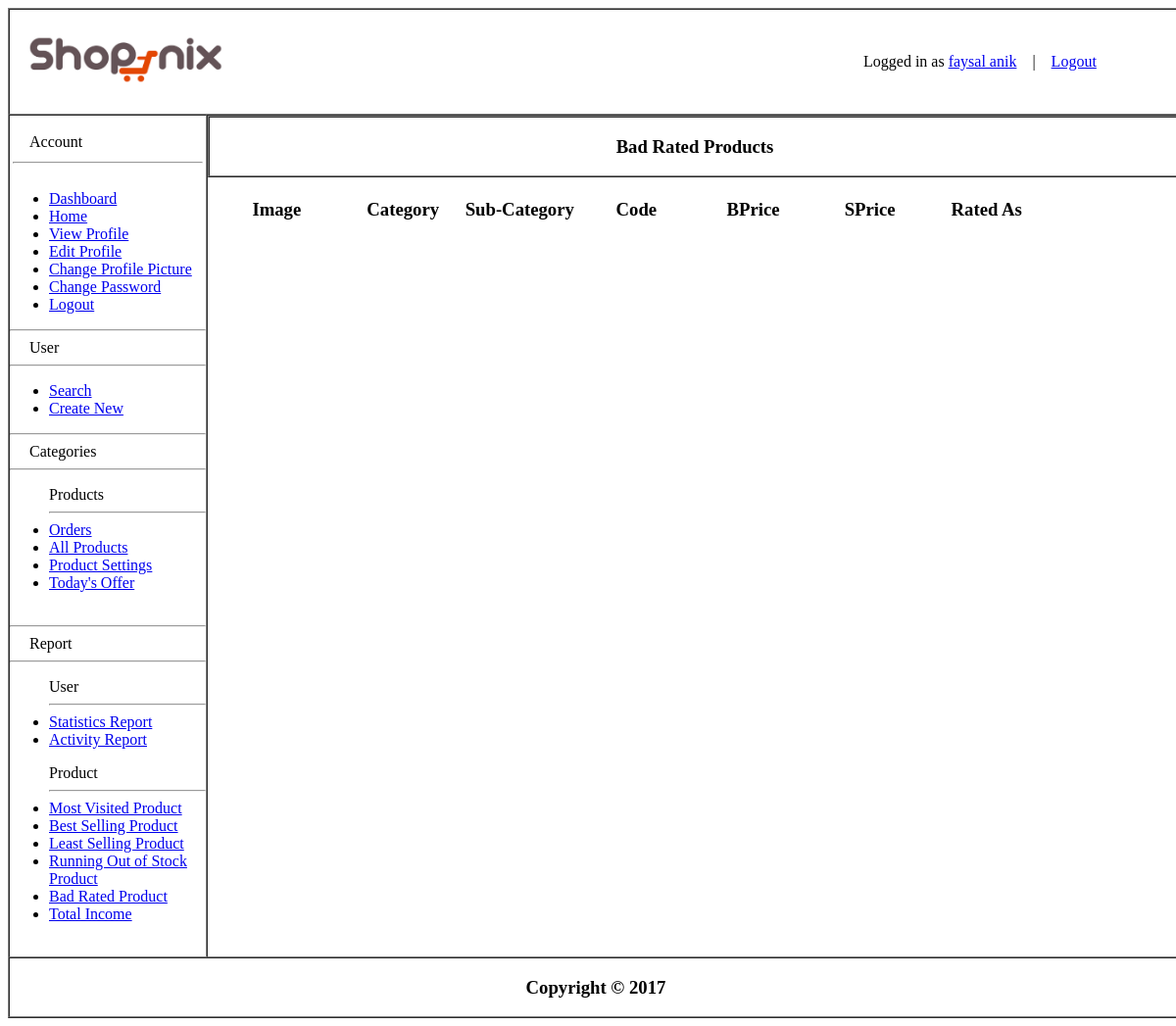
Before: /app/admin/badproducts.php (signed in) with the older database file.
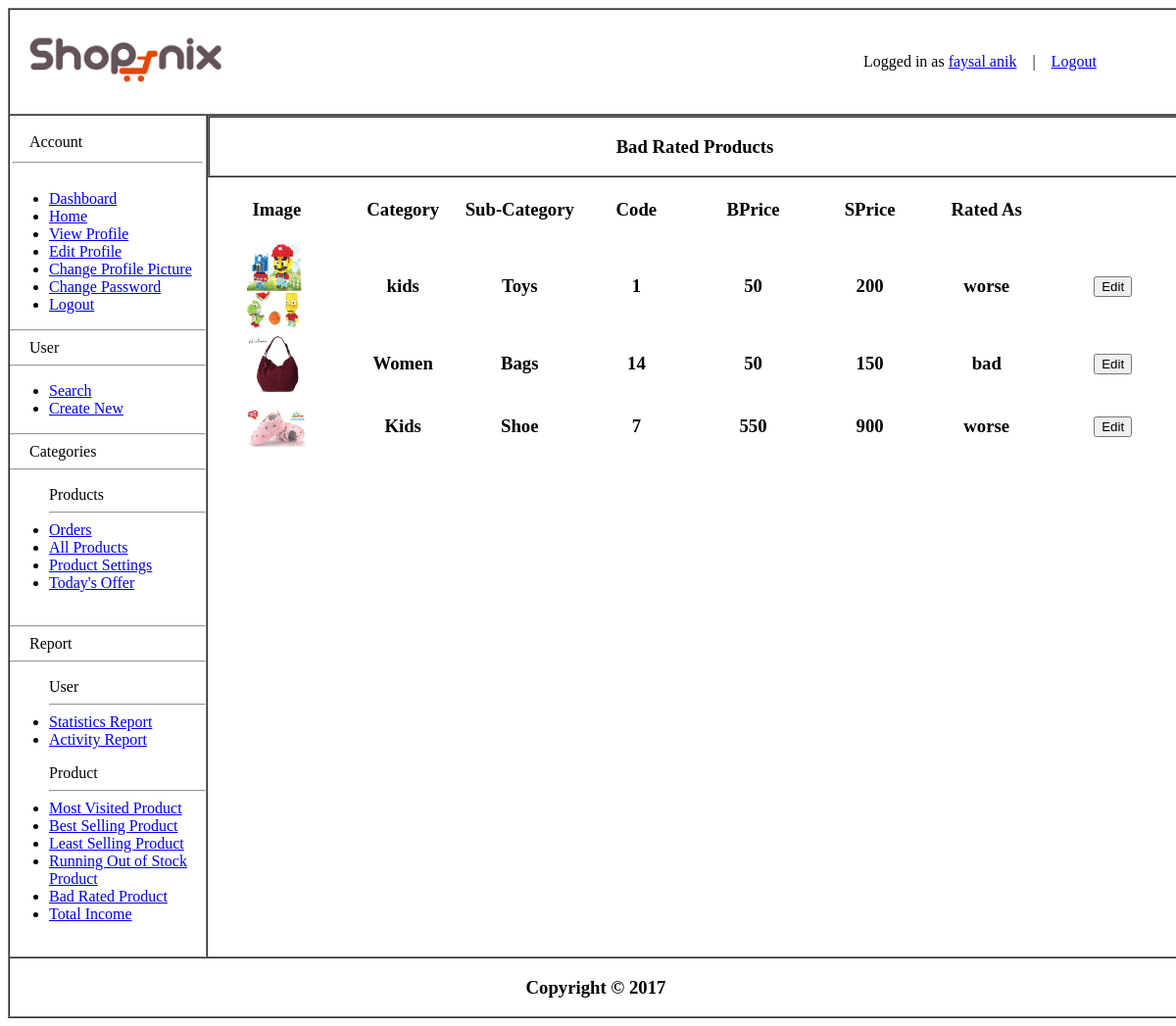
After: the same page with the newer database file.
### tables this page shows
CREATE TABLE `badproducts` (
  `name` varchar(255) NOT NULL,
  `email` varchar(255) NOT NULL,
  `comment` varchar(500) NOT NULL,
  `prate` varchar(20) NOT NULL,
  `pdname` varchar(50) NOT NULL,
  `catagory` varchar(30) NOT NULL,
  `subcatagory` varchar(50) NOT NULL,
  `pdpic` varchar(50) NOT NULL,
  `code` int(50) NOT NULL,
  `bprice` double NOT NULL,
  `sprice` double NOT NULL
);

### data/db.php (called while the page is built, shortened)
<?php
    $host="127.0.0.1";
    $user="root";
    $pass="";
    $dbname="ecommerce";
    $port=3306;
    function executeSQL($sql){
        global $host, $user, $pass, $dbname, $port;
        $link=mysqli_connect($host, $user, $pass, $dbname, $port);
        $result = mysqli_query($link, $sql);
        return $result;
    }
?>

### data/product_access_admin.php (called while the page is built, shortened)
<?php
	if(require_once("db.php"))
    {
         function getAllProductByRate($rate1,$rate2){
            $sql = "SELECT * FROM badproducts  WHERE  prate LIKE '%$rate1%' OR prate LIKE '%$rate2%' ";
            $result = executeSQL($sql);
		    $getAllProductByRate = array();
			for($i=0; $row=mysqli_fetch_assoc($result); ++$i)
			{
            $getAllProductByRate[$i] = $row;
			}
            return $getAllProductByRate;
            }
	}
	else
    {
		echo "Database not found";
	}
?>

### app/admin/badproducts.php (the view, shortened to what the changed rows need)
<?php include "../../data/product_access_admin.php"; ?>
<?php
 $rate1="bad";
 $rate2="worse";
$allproduct = getAllProductByRate($rate1,$rate2);
?>
<!DOCTYPE html>
<html lang="en">
<head>
</head>
<body width="1200">
	<table width="1200" border="1" align="center" cellpadding="0" cellspacing="0">
		<tr>
			<td valign="top" height="400" align="center">
				 <table border="1" align="center" width="100%" cellpadding="0" cellspacing="0">
            <tr>
                <th align="center"><label><h3>Bad Rated Products</h3></label></th>
            </tr>
        </table>
        <table align="left" width="100%">
             <?php foreach ($allproduct as $product) { ?>
            <tr>
                <td align="center">
                    <img src="../res/products/<?=$product['pdpic'];?>" align="center" width="45%" height="25%">
                </td>
                <td align="center">
                    <h3><?=$product['catagory'];?></h3>
                </td>
                <td align="center">
                    <h3><?=$product['subcatagory'];?></h3>
                </td>
                <td align="center">
                    <h3><?=$product['code'];?></h3>
                </td>
                <td align="center">
                    <h3><?=$product['bprice'];?></h3>
                </td>
                <td align="center">
                    <h3><?=$product['sprice'];?></h3>
                </td>
                 <td align="center">
                    <h3><?=$product['prate'];?></h3>
                </td>
                <td align="center">
                    <a href="productEdit.php?cd=<?=$product['code']?>"><input type="button" value="Edit"/></a>
                </td>
            </tr>
             <?php } ?>
        </table>
			</td>
		</tr>
	</table>
</body>
</html>

Changed rows visible on the page:
added badproducts: pdpic (picture), catagory "kids", subcatagory "Toys", code "1", bprice "50", sprice "200", prate "worse"
added badproducts: pdpic (picture), catagory "Women", subcatagory "Bags", code "14", bprice "50", sprice "150", prate "bad"
added badproducts: pdpic (picture), catagory "Kids", subcatagory "Shoe", code "7", bprice "550", sprice "900", prate "worse"
